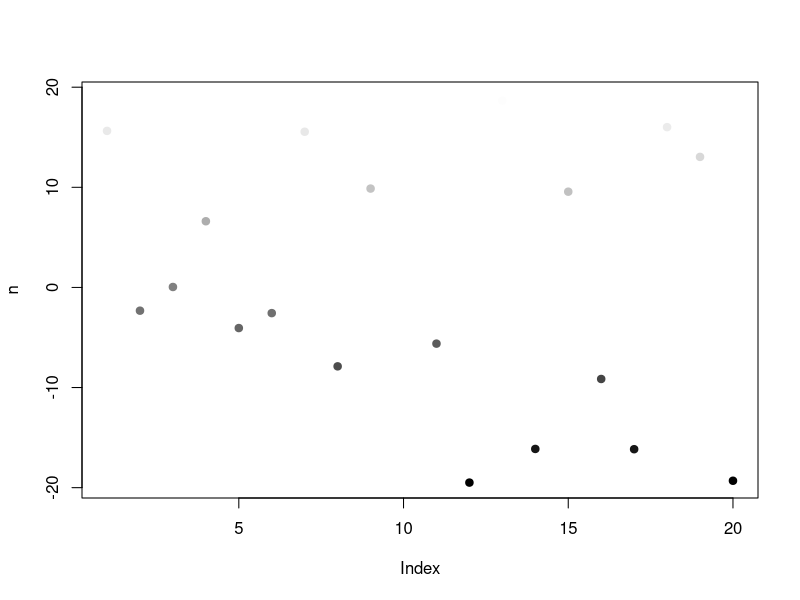
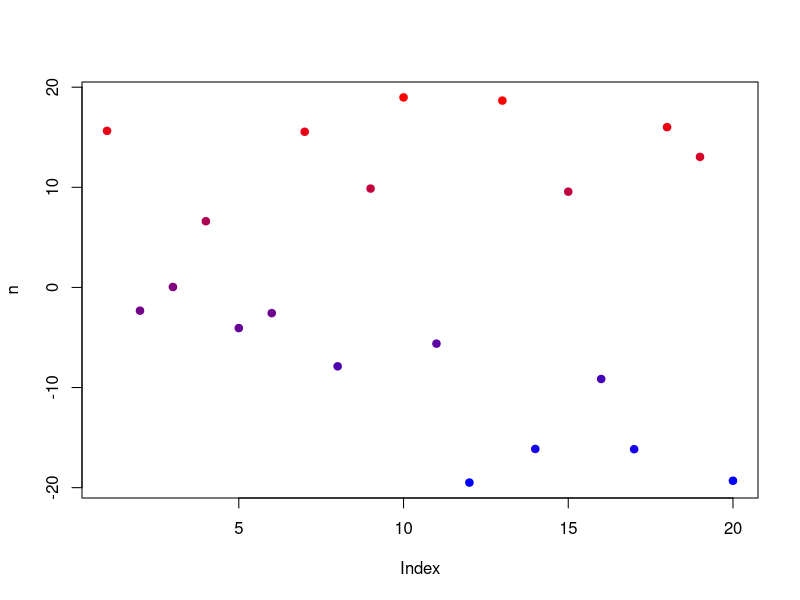
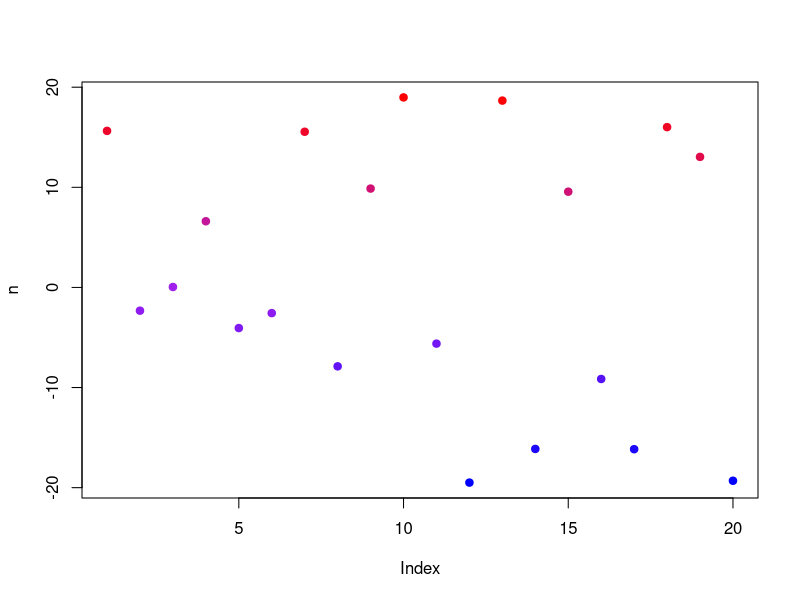

R code for these plots, in order:
### Title: How to create a color ramp in base R
###
### Author: Michael Koontz
### Email: mikoontz@gmail.com
###
### Date Created: 20150922
### Last Modified: 20151017
###
### Intention: Demonstrate how to map values from a vector to a custom color ramp

scale_color_base <- function(value, colors=c("black", "white"), na.rm=FALSE, alpha=1)
{
  # Values need to be between 0 and 1
  recast_value <- (value-min(value, na.rm=na.rm)) / max(value-min(value, na.rm=na.rm), na.rm=na.rm)

  # Use the colorRamp function to create a function that will parse values into a 3-column matrix of rgb fields. Specify the range that the colors should span (low to high)
  color_fnc <- colorRamp(colors=colors)

  # Define the plot colors by calling the rgb() function. Divide the 3-column matrix result of color.fnc by 255 such that values remain between 0 and 1.
  plot_colors <- rgb(color_fnc(recast_value)/255, alpha=alpha)
  
  return (plot_colors)
}

#-------------
# Example use
#-------------

set.seed(0727)
# Vector to that we want mapped to a color palette
n <- runif(20, min=-20, max=20)

# Default is black to white
plot(n, col=scale_color_base(n), pch=19)

# Colors can be set using the colors= argument
plot(n, col=scale_color_base(n, colors=c("blue", "red")), pch=19)

# More than two colors are possible
plot(n, col=scale_color_base(n, colors=c("blue", "purple", "red")), pch=19)

# Recasting subtracts the minimum from all elements of the value vector and divides by the maximum of the frame-shifed vector. Use na.rm=TRUE if there are NAs.

